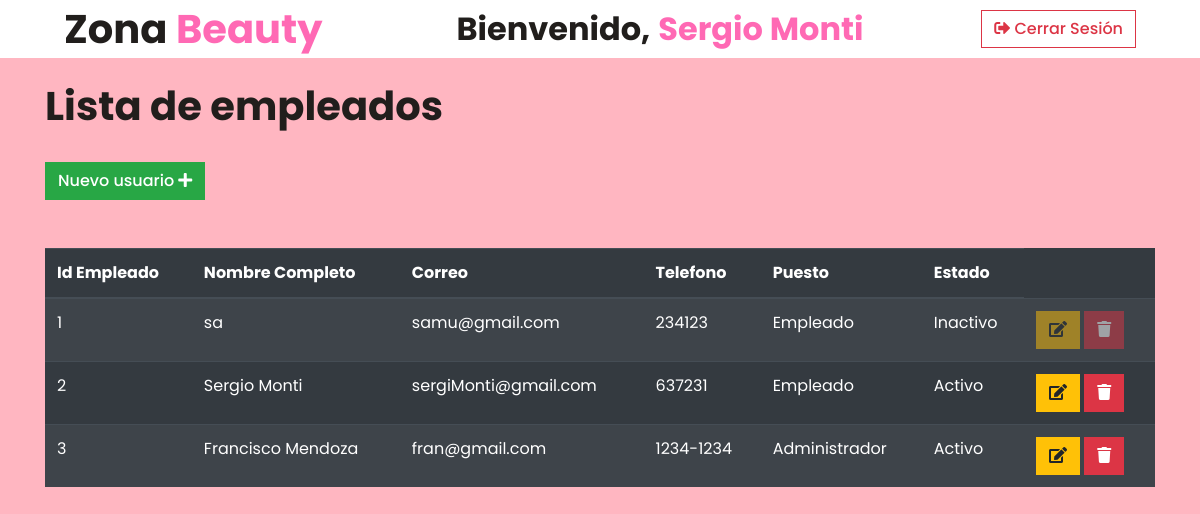
The page /Vistas/administrador/indexAdmin.php (signed in) on the database its author committed.
### tables this page shows
CREATE TABLE `empleados` (
  `id_empleado` int(11) NOT NULL,
  `usuario` varchar(30) NOT NULL,
  `contrasena` varchar(30) NOT NULL,
  `nombre_completo` varchar(255) NOT NULL,
  `edad` int(11) NOT NULL,
  `correo` varchar(100) DEFAULT NULL,
  `telefono` varchar(20) DEFAULT NULL,
  `puesto` enum('Empleado','Administrador') NOT NULL,
  `estado` enum('Activo','Inactivo') DEFAULT 'Activo'
);

### Vistas/administrador/indexAdmin.php (the view, shortened to what this page needs)
<?php
require "../../Modelo/conexion.php";
$nombre =  $_SESSION['nombreCompleto'];
?>
<!DOCTYPE html>
<html lang="en">
<head>
    <link rel="stylesheet" href="../../css/style.min.css">
    <link href="https://cdnjs.cloudflare.com/ajax/libs/font-awesome/5.10.0/css/all.min.css" rel="stylesheet">
    <link href="../../lib/animate/animate.min.css" rel="stylesheet">
    <link href="../../lib/owlcarousel/assets/owl.carousel.min.css" rel="stylesheet">
    <link href="../../lib/tempusdominus/css/tempusdominus-bootstrap-4.min.css" rel="stylesheet" />
    <link href="../css/style.css" rel="stylesheet">
</head>
<body style="background-color: lightpink">
<div class="container-fluid p-0">
    <nav class="navbar navbar-expand-lg bg-white navbar-light py-3 py-lg-0 px-lg-5">
        <a href="#" class="navbar-brand ml-lg-3">
            <h1 class="m-0 text-primary"><span class="text-dark">Zona</span> <span style="color:#FF69B4;">Beauty</span></h1>
        </a>
        <div class="collapse navbar-collapse justify-content-between px-lg-3" id="navbarCollapse">
            <div class="d-flex align-items-center mx-auto">
                <h2 class="m-0">Bienvenido,</h2>
                <h2 class="m-0 text-primary ml-2"><?php echo $nombre; ?></h2>
            </div>
            <a href="../../Controlador/cerrarEmpleado.php" class="btn btn-outline-danger d-none d-lg-block ml-3">
                <i class="fas fa-sign-out-alt"></i> Cerrar Sesión
            </a>
        </div>
    </nav>
</div>
<div class="container is-fluid">
    <div class="col-xs-12">
        <br>
        <h1>Lista de empleados</h1>
        <br>
        <div>
            <a class="btn btn-success" href="registroAdmin.php">Nuevo usuario
                <i class="fa fa-plus"></i>
            </a>
        </div>
        <br><br>
        <table class="table table-striped table-dark" id="table_id">
            <thead>
            <tr>
                <th>Id Empleado</th>
                <th>Nombre Completo</th>
                <th>Correo</th>
                <th>Telefono</th>
                <th>Puesto</th>
                <th>Estado</th>
            </tr>
            </thead>
            <tbody>
            <?php
            $SQL = "SELECT id_empleado, nombre_completo, correo, telefono, puesto, estado FROM empleados";
            $stmt = $db->prepare($SQL);
            $stmt->execute();
            $empleados = $stmt->fetchAll(PDO::FETCH_ASSOC);
            if (count($empleados) > 0) {
                foreach ($empleados as $fila) {
                    ?>
                    <tr>
                        <td><?php echo $fila['id_empleado']; ?></td>
                        <td><?php echo $fila['nombre_completo']; ?></td>
                        <td><?php echo $fila['correo']; ?></td>
                        <td><?php echo $fila['telefono']; ?></td>
                        <td><?php echo $fila['puesto']; ?></td>
                        <td><?php echo $fila['estado']; ?></td>
                        <td>
                            <?php if ($fila['estado'] === 'Inactivo'): ?>
                                <a class="btn btn-warning disabled" style="pointer-events: none; opacity: 0.5;">
                                    <i class="fa fa-edit"></i>
                                </a>
                                <a class="btn btn-danger disabled" style="pointer-events: none; opacity: 0.5;">
                                    <i class="fa fa-trash"></i>
                                </a>
                            <?php else: ?>
                                <a class="btn btn-warning" href="editarEmpleado.php?id=<?php echo $fila['id_empleado']; ?>">
                                    <i class="fa fa-edit"></i>
                                </a>
                                <a class="btn btn-danger" href="../../Controlador/desacEmpleadoController.php?id=<?php echo $fila['id_empleado']; ?>">
                                    <i class="fa fa-trash"></i>
                                </a>
                            <?php endif; ?>
                        </td>
                    </tr>
                    <?php
                }
            } else {
                ?>
                <tr class="text-center">
                    <td colspan="7">No existen registros</td>
                </tr>
                <?php
            }
            ?>
            </tbody>
        </table>
    </div>
</div>
</body>
</html>

### rows shown on the page
empleados: id_empleado "1", nombre_completo "sa", correo "samu@gmail.com", telefono "234123", puesto "Empleado", estado "Inactivo"
empleados: id_empleado "2", nombre_completo "Sergio Monti", correo "sergiMonti@gmail.com", telefono "637231", puesto "Empleado", estado "Activo"
empleados: id_empleado "3", nombre_completo "Francisco Mendoza", correo "fran@gmail.com", telefono "1234-1234", puesto "Administrador", estado "Activo"

### other values the page prints
$nombre "Sergio Monti"
